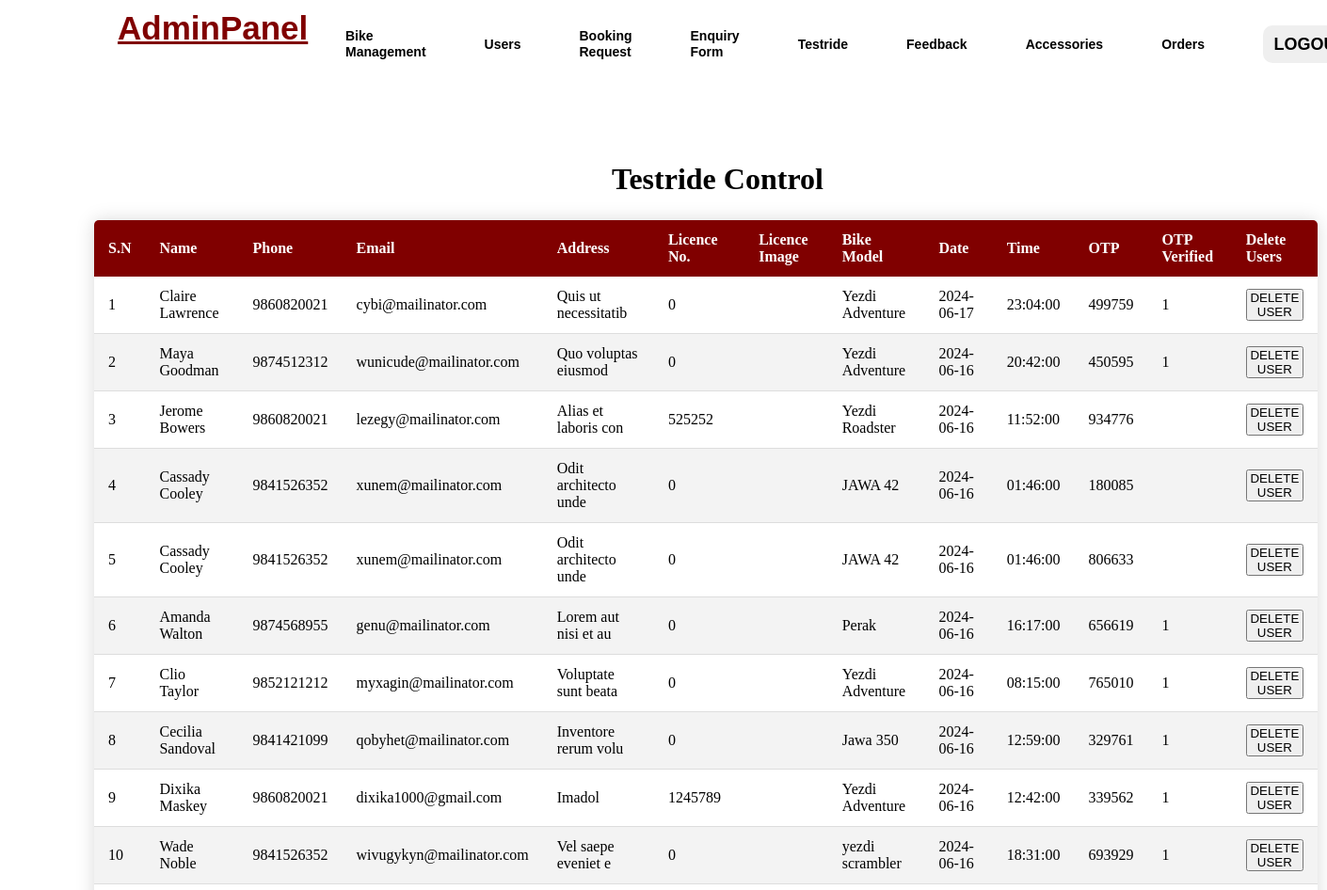
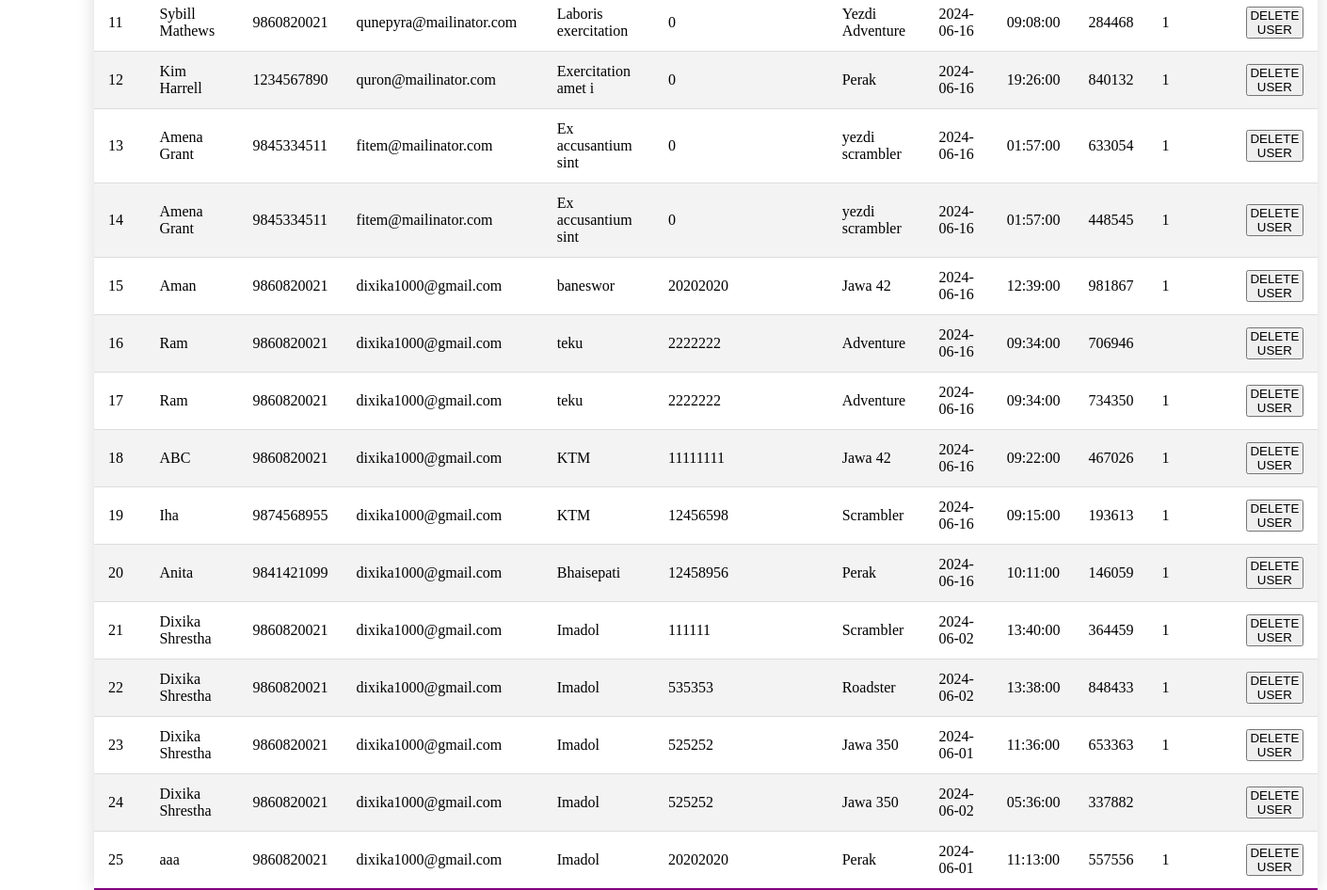
Page /admin/adminTestride.php (signed in) on the committed database (2 pictures, top to bottom).
### tables this page shows
CREATE TABLE `testride` (
  `testID` int(11) NOT NULL,
  `Name` varchar(255) NOT NULL,
  `Phone` varchar(255) NOT NULL,
  `Email` varchar(255) NOT NULL,
  `Address` varchar(255) NOT NULL,
  `LicenceNo` bigint(255) NOT NULL,
  `BikeModel` varchar(255) NOT NULL,
  `TRDate` date NOT NULL,
  `TRTime` time NOT NULL,
  `otp` int(11) NOT NULL,
  `otp_verified` tinyint(1) DEFAULT NULL
);

### admin/adminTestride.php (the view, shortened to what this page needs)
<?php
include('../config/constant.php');
?>
<!DOCTYPE html>
<html lang="en">
<head>
</head>
<body>
    <?php
    $query="SELECT * from testride ORDER BY testID DESC";
    $queryy=mysqli_query($conn,$query);
    ?>
    <div class="background">
        <div class="navbar">
            <div class="icon">
                <h2 class="logo"><a href="admin_menu.php" style="color: maroon;">AdminPanel</a></h2>
            </div>
            <div class="menu">
                <?php include("menu.php");?>
            </div>
        </div>
    </div>
    <div>
        <h1 class="header">Testride Control</h1>
        <div>
            <div>
                <table class="content-table">
                    <thead>
                        <tr>
                            <th>S.N</th>
                            <th>Name</th>
                            <th>Phone</th>
                            <th>Email</th>
                            <th>Address</th>
                            <th>Licence No.</th>
                            <th>Licence Image</th>
                            <th>Bike Model</th>
                            <th>Date</th>
                            <th>Time</th>
                            <th>OTP</th>
                            <th>OTP Verified</th>
                            <th>Delete Users</th>
                        </tr>
                    </thead>
                    <tbody>
                        <?php
                $sn=1;
                while($res=mysqli_fetch_array($queryy)){
                ?>
                        <tr class="active-row">
                            <td><?php echo $sn++; ?></td>
                            <td><?php echo $res['Name'];?></php>
                            </td>
                            <td><?php echo $res['Phone'];?></php>
                            </td>
                            <td><?php echo $res['Email'];?></php>
                            </td>
                            <td><?php echo $res['Address'];?></php>
                            </td>
                            <td><?php echo $res['LicenceNo'];?></php>
                            </td>
                            <td><?php echo $res['image'];?></php>
                            </td>
                            <td><?php echo $res['BikeModel'];?></php>
                            </td>
                            <td><?php echo $res['TRDate'];?></php>
                            </td>
                            <td><?php echo $res['TRTime'];?></php>
                            </td>
                            <td><?php echo $res['otp'];?></php>
                            </td>
                            <td><?php echo $res['otp_verified'];?></php>
                            </td>
                            <td><button type="submit" class="but" name="approve"><a
                                        href="deleteTestride.php?id=<?php echo $res['Email']?>">DELETE USER</a></button>
                            </td>
                        </tr>
                        <?php } ?>
                    </tbody>
                </table>
            </div>
        </div>
    </div>
</body>
</html>

### admin/adminTestride.php (style rules this page uses)
* { margin: 0; padding: 0; }
.background { width: 100%; background-position: center; background-size: cover; height: 109vh; animation: infiniteScrollBg 50s linear infinite; }
.navbar { width: 1200px; height: 75px; margin: auto; }
.icon { width: 200px; float: left; height: 70px; }
.logo { color: maroon; font-size: 35px; font-family: Arial; padding-left: 20px; float: left; padding-top: 10px; }
.menu { width: 400px; float: left; height: 70px; }
.content-table { border-collapse: collapse; font-size: 1em; border-radius: 5px 5px 0 0; overflow: hidden; box-shadow: 0 0 20px rgba(0, 0, 0, 0.15); margin-left: 100px; margin-top: 25px; width: 1300px; height: 300px; }
.content-table thead tr { background-color: maroon; color: white; text-align: left; }
.content-table th, .content-table td { padding: 12px 15px; }
.content-table tbody tr { border-bottom: 1px solid #dddddd; }
.content-table tbody tr:nth-of-type(even) { background-color: #f3f3f3; }
.content-table tbody tr:last-of-type { border-bottom: 2px solid purple; }
.header { margin-top: -700px; margin-left: 650px; }
.but a { text-decoration: none; color: black; }

### rows in the picture
testride: Name "Claire Lawrence", Phone "9860820021", Email "cybi@mailinator.com", Address "Quis ut necessitatib", LicenceNo "0", BikeModel "Yezdi Adventure", TRDate "2024-06-17", TRTime "23:04:00", otp "499759", otp_verified "1"
testride: Name "Maya Goodman", Phone "9874512312", Email "wunicude@mailinator.com", Address "Quo voluptas eiusmod", LicenceNo "0", BikeModel "Yezdi Adventure", TRDate "2024-06-16", TRTime "20:42:00", otp "450595", otp_verified "1"
testride: Name "Jerome Bowers", Phone "9860820021", Email "lezegy@mailinator.com", Address "Alias et laboris con", LicenceNo "525252", BikeModel "Yezdi Roadster", TRDate "2024-06-16", TRTime "11:52:00", otp "934776"
testride: Name "Cassady Cooley", Phone "9841526352", Email "xunem@mailinator.com", Address "Odit architecto unde", LicenceNo "0", BikeModel "JAWA 42", TRDate "2024-06-16", TRTime "01:46:00", otp "180085"
testride: Name "Cassady Cooley", Phone "9841526352", Email "xunem@mailinator.com", Address "Odit architecto unde", LicenceNo "0", BikeModel "JAWA 42", TRDate "2024-06-16", TRTime "01:46:00", otp "806633"
testride: Name "Amanda Walton", Phone "9874568955", Email "genu@mailinator.com", Address "Lorem aut nisi et au", LicenceNo "0", BikeModel "Perak", TRDate "2024-06-16", TRTime "16:17:00", otp "656619", otp_verified "1"
testride: Name "Clio Taylor", Phone "9852121212", Email "myxagin@mailinator.com", Address "Voluptate sunt beata", LicenceNo "0", BikeModel "Yezdi Adventure", TRDate "2024-06-16", TRTime "08:15:00", otp "765010", otp_verified "1"
testride: Name "Cecilia Sandoval", Phone "9841421099", Email "qobyhet@mailinator.com", Address "Inventore rerum volu", LicenceNo "0", BikeModel "Jawa 350", TRDate "2024-06-16", TRTime "12:59:00", otp "329761", otp_verified "1"
testride: Name "Dixika Maskey", Phone "9860820021", Email "dixika1000@gmail.com", Address "Imadol", LicenceNo "1245789", BikeModel "Yezdi Adventure", TRDate "2024-06-16", TRTime "12:42:00", otp "339562", otp_verified "1"
testride: Name "Wade Noble", Phone "9841526352", Email "wivugykyn@mailinator.com", Address "Vel saepe eveniet e", LicenceNo "0", BikeModel "yezdi scrambler", TRDate "2024-06-16", TRTime "18:31:00", otp "693929", otp_verified "1"
testride: Name "Sybill Mathews", Phone "9860820021", Email "qunepyra@mailinator.com", Address "Laboris exercitation", LicenceNo "0", BikeModel "Yezdi Adventure", TRDate "2024-06-16", TRTime "09:08:00", otp "284468", otp_verified "1"
testride: Name "Kim Harrell", Phone "1234567890", Email "quron@mailinator.com", Address "Exercitation amet i", LicenceNo "0", BikeModel "Perak", TRDate "2024-06-16", TRTime "19:26:00", otp "840132", otp_verified "1"
testride: Name "Amena Grant", Phone "9845334511", Email "fitem@mailinator.com", Address "Ex accusantium sint", LicenceNo "0", BikeModel "yezdi scrambler", TRDate "2024-06-16", TRTime "01:57:00", otp "633054", otp_verified "1"
testride: Name "Amena Grant", Phone "9845334511", Email "fitem@mailinator.com", Address "Ex accusantium sint", LicenceNo "0", BikeModel "yezdi scrambler", TRDate "2024-06-16", TRTime "01:57:00", otp "448545", otp_verified "1"
testride: Name "Aman", Phone "9860820021", Email "dixika1000@gmail.com", Address "baneswor", LicenceNo "20202020", BikeModel "Jawa 42", TRDate "2024-06-16", TRTime "12:39:00", otp "981867", otp_verified "1"
testride: Name "Ram", Phone "9860820021", Email "dixika1000@gmail.com", Address "teku", LicenceNo "2222222", BikeModel "Adventure", TRDate "2024-06-16", TRTime "09:34:00", otp "706946"
testride: Name "Ram", Phone "9860820021", Email "dixika1000@gmail.com", Address "teku", LicenceNo "2222222", BikeModel "Adventure", TRDate "2024-06-16", TRTime "09:34:00", otp "734350", otp_verified "1"
testride: Name "ABC", Phone "9860820021", Email "dixika1000@gmail.com", Address "KTM", LicenceNo "11111111", BikeModel "Jawa 42", TRDate "2024-06-16", TRTime "09:22:00", otp "467026", otp_verified "1"
testride: Name "Iha", Phone "9874568955", Email "dixika1000@gmail.com", Address "KTM", LicenceNo "12456598", BikeModel "Scrambler", TRDate "2024-06-16", TRTime "09:15:00", otp "193613", otp_verified "1"
testride: Name "Anita", Phone "9841421099", Email "dixika1000@gmail.com", Address "Bhaisepati", LicenceNo "12458956", BikeModel "Perak", TRDate "2024-06-16", TRTime "10:11:00", otp "146059", otp_verified "1"
testride: Name "Dixika Shrestha", Phone "9860820021", Email "dixika1000@gmail.com", Address "Imadol", LicenceNo "111111", BikeModel "Scrambler", TRDate "2024-06-02", TRTime "13:40:00", otp "364459", otp_verified "1"
testride: Name "Dixika Shrestha", Phone "9860820021", Email "dixika1000@gmail.com", Address "Imadol", LicenceNo "535353", BikeModel "Roadster", TRDate "2024-06-02", TRTime "13:38:00", otp "848433", otp_verified "1"
testride: Name "Dixika Shrestha", Phone "9860820021", Email "dixika1000@gmail.com", Address "Imadol", LicenceNo "525252", BikeModel "Jawa 350", TRDate "2024-06-01", TRTime "11:36:00", otp "653363", otp_verified "1"
testride: Name "Dixika Shrestha", Phone "9860820021", Email "dixika1000@gmail.com", Address "Imadol", LicenceNo "525252", BikeModel "Jawa 350", TRDate "2024-06-02", TRTime "05:36:00", otp "337882"
testride: Name "aaa", Phone "9860820021", Email "dixika1000@gmail.com", Address "Imadol", LicenceNo "20202020", BikeModel "Perak", TRDate "2024-06-01", TRTime "11:13:00", otp "557556", otp_verified "1"
